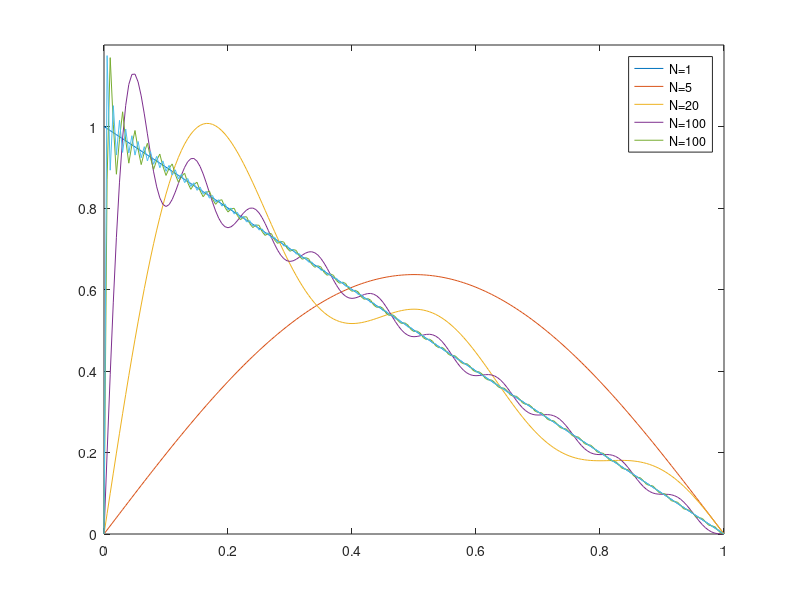

Reproduce this figure in MATLAB.
clear; clc; close all

x_vec = linspace(0,1,201);

N = 200;

n_plot = [1, 5, 20, 100, 200];


plot(x_vec, 1-x_vec); hold on

theta_n = 0;

for i = 1:N
    
    c_n = sqrt(2)/(i*pi);

    phi_n = sqrt(2)*sin(i*pi*x_vec);

    theta_n = theta_n + c_n*phi_n;


    if ismember(i,n_plot)
        plot(x_vec,theta_n); hold on

    end

end


legend({'N=1','N=5','N=20','N=100','N=100'})
ylim([0 1.2])
